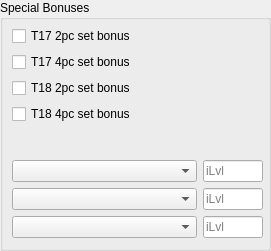
        <widget class="QGroupBox" name="groupBox_3">
         <property name="geometry">
          <rect>
           <x>10</x>
           <y>300</y>
           <width>271</width>
           <height>251</height>
          </rect>
         </property>
         <property name="title">
          <string>Special Bonuses</string>
         </property>
         <widget class="QWidget" name="layoutWidget">
          <property name="geometry">
           <rect>
            <x>12</x>
            <y>26</y>
            <width>251</width>
            <height>212</height>
           </rect>
          </property>
          <layout class="QVBoxLayout" name="verticalLayout_8">
           <item>
            <widget class="QCheckBox" name="checkT172P">
             <property name="text">
              <string>T17 2pc set bonus</string>
             </property>
            </widget>
           </item>
           <item>
            <widget class="QCheckBox" name="checkT174P">
             <property name="text">
              <string>T17 4pc set bonus</string>
             </property>
            </widget>
           </item>
           <item>
            <widget class="QCheckBox" name="checkT182P">
             <property name="text">
              <string>T18 2pc set bonus</string>
             </property>
            </widget>
           </item>
           <item>
            <widget class="QCheckBox" name="checkT184P">
             <property name="text">
              <string>T18 4pc set bonus</string>
             </property>
            </widget>
           </item>
           <item>
            <spacer name="verticalSpacer_6">
             <property name="orientation">
              <enum>Qt::Vertical</enum>
             </property>
             <property name="sizeHint" stdset="0">
              <size>
               <width>20</width>
               <height>40</height>
              </size>
             </property>
            </spacer>
           </item>
           <item>
            <layout class="QHBoxLayout" name="horizontalLayout_22">
             <item>
              <widget class="QComboBox" name="comboIncandescence">
               <property name="minimumSize">
                <size>
                 <width>161</width>
                 <height>0</height>
                </size>
               </property>
              </widget>
             </item>
             <item>
              <widget class="QLineEdit" name="txtLegendaryRing">
               <property name="minimumSize">
                <size>
                 <width>60</width>
                 <height>0</height>
                </size>
               </property>
               <property name="maximumSize">
                <size>
                 <width>60</width>
                 <height>16777215</height>
                </size>
               </property>
               <property name="placeholderText">
                <string>iLvl</string>
               </property>
              </widget>
             </item>
            </layout>
           </item>
           <item>
            <layout class="QHBoxLayout" name="horizontalLayout_21">
             <item>
              <widget class="QComboBox" name="comboTrinketSpecial1">
               <property name="minimumSize">
                <size>
                 <width>181</width>
                 <height>0</height>
                </size>
               </property>
              </widget>
             </item>
             <item>
              <widget class="QLineEdit" name="txtTrinketValue1">
               <property name="minimumSize">
                <size>
                 <width>60</width>
                 <height>0</height>
                </size>
               </property>
               <property name="maximumSize">
                <size>
                 <width>60</width>
                 <height>16777215</height>
                </size>
               </property>
               <property name="placeholderText">
                <string>iLvl</string>
               </property>
              </widget>
             </item>
            </layout>
           </item>
           <item>
            <layout class="QHBoxLayout" name="horizontalLayout_20">
             <item>
              <widget class="QComboBox" name="comboTrinketSpecial2">
               <property name="minimumSize">
                <size>
                 <width>181</width>
                 <height>0</height>
                </size>
               </property>
              </widget>
             </item>
             <item>
              <widget class="QLineEdit" name="txtTrinketValue2">
               <property name="minimumSize">
                <size>
                 <width>60</width>
                 <height>0</height>
                </size>
               </property>
               <property name="maximumSize">
                <size>
                 <width>60</width>
                 <height>16777215</height>
                </size>
               </property>
               <property name="placeholderText">
                <string>iLvl</string>
               </property>
              </widget>
             </item>
            </layout>
           </item>
          </layout>
         </widget>
        </widget>
